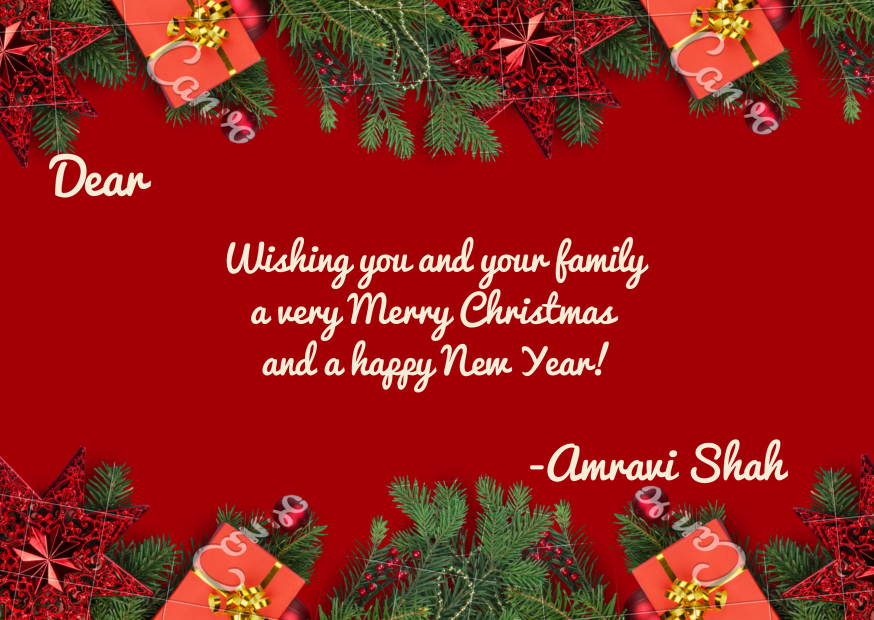
#> input picture christmas.png, 1747 x 1240 px (shown at 1/2 size)
$ jupyter execute Greetings.ipynb
#> lines starting #> are read from the running program, lines starting #| are printed output that depends on the picture; after the words box and inside, x2 and y2 are one past the last pixel; in counts of white or black regions, pixels touching at a corner belong together
#> (reads friends_list.txt from the repository)
[cell 1]
#import the required libraries
import cv2
import matplotlib.pyplot as plt

[cell 2]
def create_greetings(name):
    #specify the path of the image
#> called with name = 'Adam'
    path = r'christmas.png'
    # Reading the image
    image = cv2.imread(path)
#> image is the input picture: shape (1240, 1747, 3); mean B, G, R 26.1, 30.6, 148.8
    # declare the font you want to use
    font = cv2.FONT_HERSHEY_COMPLEX
    # Coordinates of the point you want to insert the name
    org = (360, 386)
    # fontScale
    fontScale = 3
    #Color in BGR
    color = (255, 255, 255)
    # Line thickness
    thickness = 5
    # Using cv2.putText() method
    image = cv2.putText(image, name, org, font, fontScale, color, thickness, cv2.LINE_AA)
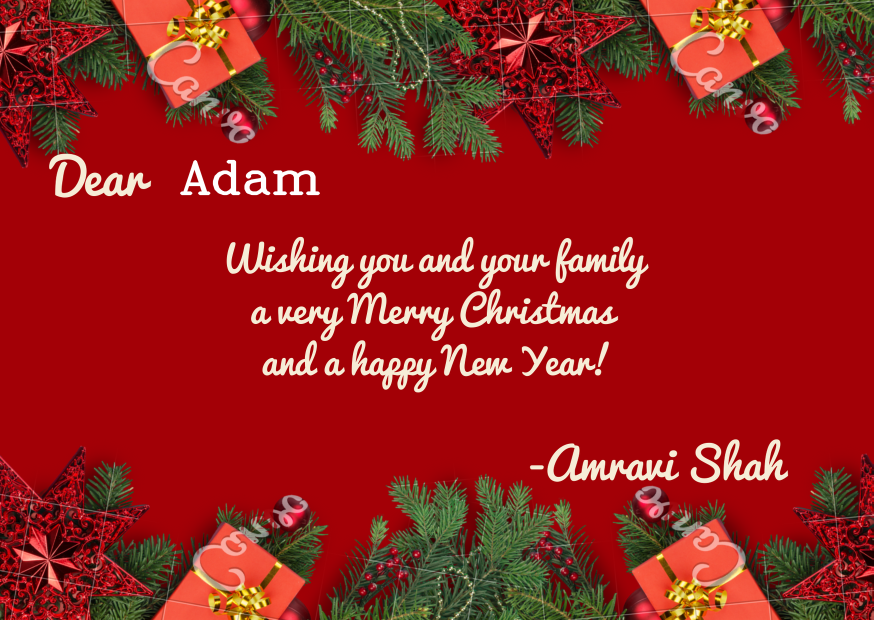
#> image: shape (1240, 1747, 3) (shown at 1/2 size); 0.36% of pixels changed, all inside (x1, y1, x2, y2) = (360, 319, 641, 391)
    # Save the image
    img_name = 'output/'+ name + '.png'
    cv2.imwrite(img_name,image)
